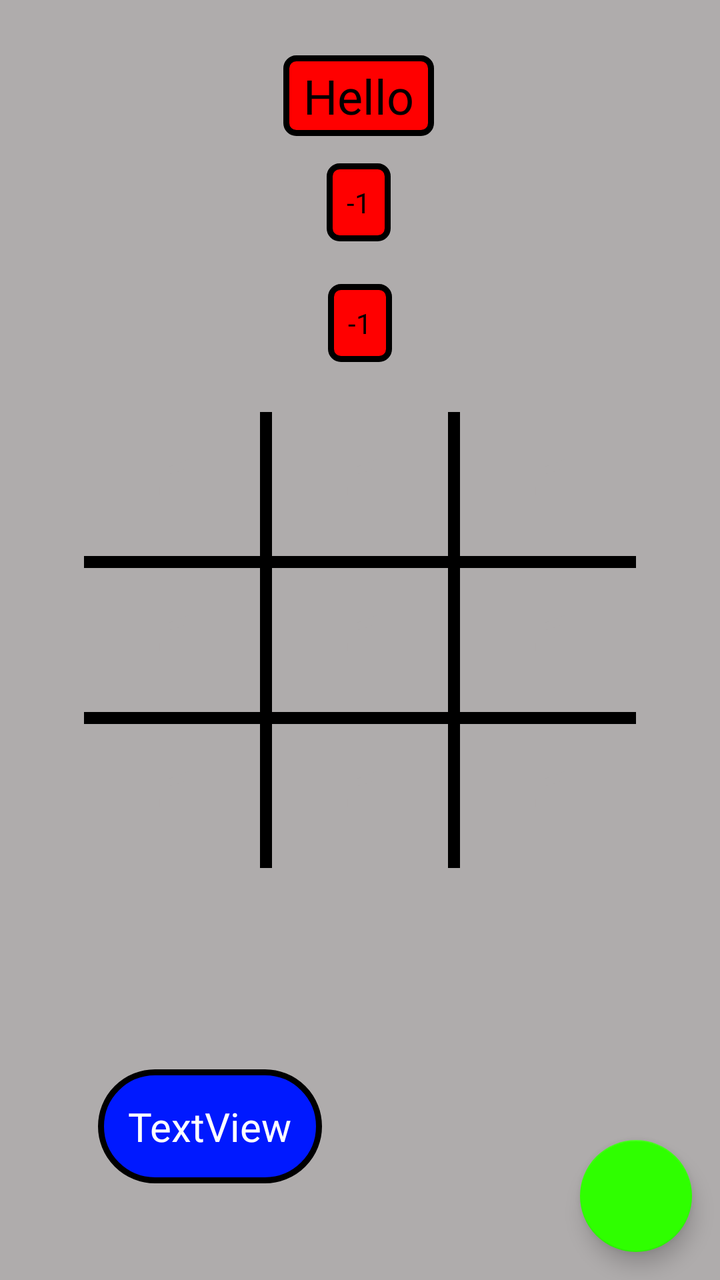
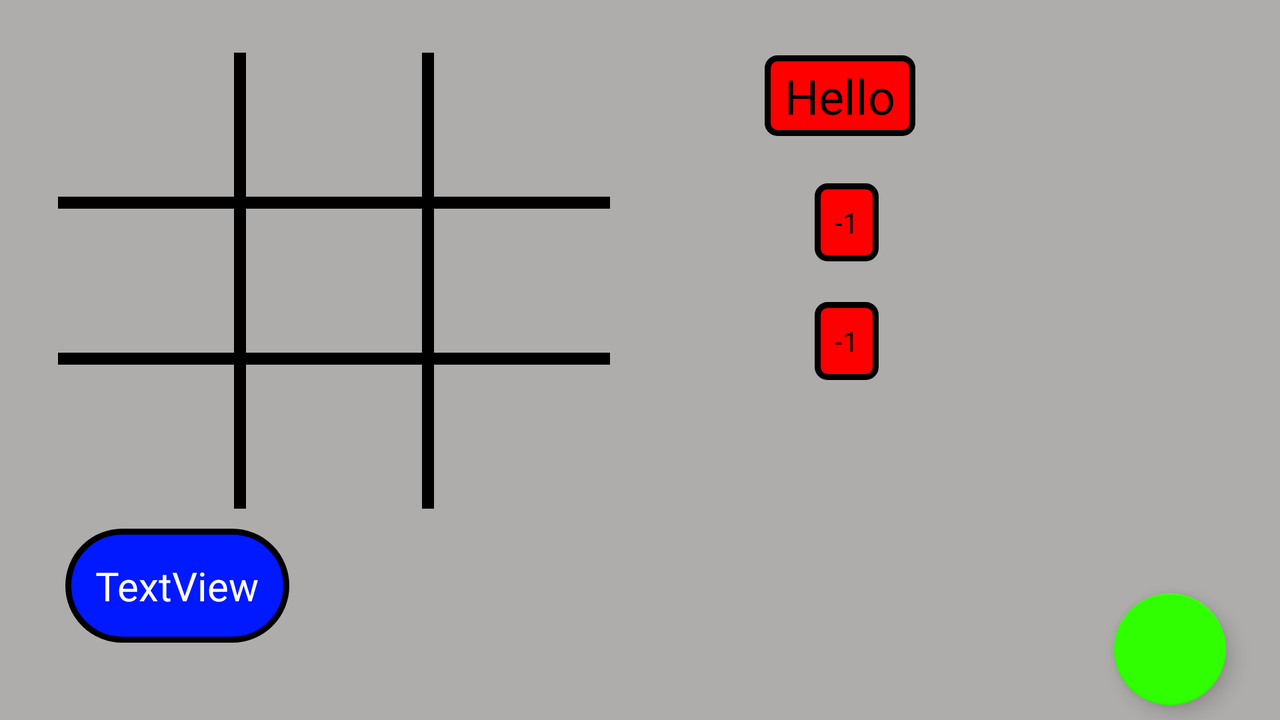

One screen, two layout resources from the same app: the default and the repository's alternative for another configuration. Each is rendered where Android would select it; the XML of both is given below.
<!-- AndroidManifest.xml: application theme Theme.TicTacToe -->
<!-- res/layout/activity_game_activity_nobot.xml -->
<?xml version="1.0" encoding="utf-8"?>
<android.support.constraint.ConstraintLayout xmlns:android="http://schemas.android.com/apk/res/android"
    xmlns:app="http://schemas.android.com/apk/res-auto"
    xmlns:tools="http://schemas.android.com/tools"
    android:layout_width="match_parent"
    android:layout_height="match_parent"
    android:background="@color/background"
    tools:context=".GameActivityNoBot">

    <TextView
        android:id="@+id/turnText"
        android:layout_width="wrap_content"
        android:layout_height="wrap_content"
        android:background="@drawable/commands"
        android:fontFamily="@font/architects_daughter"
        android:gravity="center"
        android:paddingLeft="10dp"
        android:paddingTop="4dp"
        android:paddingRight="10dp"
        android:paddingBottom="4dp"
        android:textColor="#000000"
        android:textSize="24sp"
        app:layout_constraintBottom_toBottomOf="parent"
        app:layout_constraintEnd_toEndOf="parent"
        app:layout_constraintHorizontal_bias="0.498"
        app:layout_constraintStart_toStartOf="parent"
        app:layout_constraintTop_toTopOf="parent"
        app:layout_constraintVertical_bias="0.046"
        tools:text="Hello" />

    <LinearLayout
        android:id="@+id/grid"
        android:layout_width="wrap_content"
        android:layout_height="wrap_content"
        android:background="@color/black"
        android:orientation="vertical"
        app:layout_constraintBottom_toBottomOf="parent"
        app:layout_constraintEnd_toEndOf="parent"
        app:layout_constraintStart_toStartOf="parent"
        app:layout_constraintTop_toTopOf="parent">

        <LinearLayout
            android:id="@+id/layer1"
            android:layout_width="match_parent"
            android:layout_height="match_parent"
            android:orientation="horizontal">

            <Button
                android:id="@+id/button00"
                android:layout_width="wrap_content"
                android:layout_height="72dp"
                android:layout_marginEnd="3dp"
                android:layout_marginRight="3dp"
                android:layout_marginBottom="3dp"
                android:layout_weight="1"
                android:background="@color/boxes"
                android:text="@string/garbage"
                android:textColor="@color/background"
                android:textSize="40sp" />

            <Button
                android:id="@+id/button01"
                android:layout_width="wrap_content"
                android:layout_height="72dp"
                android:layout_marginStart="3dp"
                android:layout_marginLeft="3dp"
                android:layout_marginEnd="3dp"
                android:layout_marginRight="3dp"
                android:layout_marginBottom="3dp"
                android:layout_weight="1"
                android:background="@color/boxes"
                android:text="@string/garbage"
                android:textColor="@color/background"
                android:textSize="40sp" />

            <Button
                android:id="@+id/button02"
                android:layout_width="wrap_content"
                android:layout_height="72dp"
                android:layout_marginStart="3dp"
                android:layout_marginLeft="3dp"
                android:layout_marginBottom="3dp"
                android:layout_weight="1"
                android:background="@color/boxes"
                android:text="@string/garbage"
                android:textColor="@color/background"
                android:textSize="40sp" />

        </LinearLayout>

        <LinearLayout
            android:id="@+id/layer2"
            android:layout_width="match_parent"
            android:layout_height="match_parent"
            android:orientation="horizontal">

            <Button
                android:id="@+id/button10"
                android:layout_width="wrap_content"
                android:layout_height="match_parent"
                android:layout_marginTop="3dp"
                android:layout_marginEnd="3dp"
                android:layout_marginRight="3dp"
                android:layout_marginBottom="3dp"
                android:layout_weight="1"
                android:background="@color/boxes"
                android:text="@string/garbage"
                android:textColor="@color/background"
                android:textSize="40sp" />

            <Button
                android:id="@+id/button11"
                android:layout_width="wrap_content"
                android:layout_height="72dp"
                android:layout_margin="3dp"
                android:layout_weight="1"
                android:background="@color/boxes"
                android:text="@string/garbage"
                android:textColor="@color/background"
                android:textSize="40sp" />

            <Button
                android:id="@+id/button12"
                android:layout_width="wrap_content"
                android:layout_height="72dp"
                android:layout_marginStart="3dp"
                android:layout_marginLeft="3dp"
                android:layout_marginTop="3dp"
                android:layout_marginBottom="3dp"
                android:layout_weight="1"
                android:background="@color/boxes"
                android:text="@string/garbage"
                android:textColor="@color/background"
                android:textSize="40sp" />
        </LinearLayout>

        <LinearLayout
            android:id="@+id/layer3"
            android:layout_width="match_parent"
            android:layout_height="match_parent"
            android:orientation="horizontal">

            <Button
                android:id="@+id/button20"
                android:layout_width="wrap_content"
                android:layout_height="72dp"
                android:layout_marginTop="3dp"
                android:layout_marginEnd="3dp"
                android:layout_marginRight="3dp"
                android:layout_weight="1"
                android:background="@color/boxes"
                android:text="@string/garbage"
                android:textColor="@color/background"
                android:textSize="40sp" />

            <Button
                android:id="@+id/button21"
                android:layout_width="wrap_content"
                android:layout_height="72dp"
                android:layout_marginStart="3dp"
                android:layout_marginLeft="3dp"
                android:layout_marginTop="3dp"
                android:layout_marginEnd="3dp"
                android:layout_marginRight="3dp"
                android:layout_weight="1"
                android:background="@color/boxes"
                android:text="@string/garbage"
                android:textColor="@color/background"
                android:textSize="40sp" />

            <Button
                android:id="@+id/button22"
                android:layout_width="wrap_content"
                android:layout_height="72dp"
                android:layout_marginStart="3dp"
                android:layout_marginLeft="3dp"
                android:layout_marginTop="3dp"
                android:layout_weight="1"
                android:background="@color/boxes"
                android:text="@string/garbage"
                android:textColor="@color/background"
                android:textSize="40sp" />
        </LinearLayout>
    </LinearLayout>

    <Button
        android:id="@+id/restartButton"
        android:layout_width="wrap_content"
        android:layout_height="wrap_content"
        android:background="@drawable/orange_button"
        android:text="@string/Restart"
        android:visibility="invisible"
        app:layout_constraintBottom_toBottomOf="parent"
        app:layout_constraintEnd_toEndOf="parent"
        app:layout_constraintHorizontal_bias="0.718"
        app:layout_constraintStart_toStartOf="parent"
        app:layout_constraintTop_toTopOf="parent"
        app:layout_constraintVertical_bias="0.767" />

    <CheckBox
        android:id="@+id/checkBox"
        android:layout_width="wrap_content"
        android:layout_height="wrap_content"
        android:text="@string/SameNames"
        android:visibility="invisible"
        app:layout_constraintBottom_toBottomOf="@+id/restartButton"
        app:layout_constraintEnd_toEndOf="parent"
        app:layout_constraintHorizontal_bias="0.22"
        app:layout_constraintStart_toStartOf="parent"
        app:layout_constraintTop_toTopOf="@+id/restartButton" />

    <android.support.design.widget.FloatingActionButton
        android:id="@+id/floatingActionButton"
        android:layout_width="wrap_content"
        android:layout_height="wrap_content"
        android:clickable="true"
        android:contentDescription="@string/Restart"
        android:focusable="true"
        app:backgroundTint="#2FFF00"
        app:layout_constraintBottom_toBottomOf="parent"
        app:layout_constraintEnd_toEndOf="parent"
        app:layout_constraintHorizontal_bias="0.954"
        app:layout_constraintStart_toStartOf="parent"
        app:layout_constraintTop_toTopOf="parent"
        app:layout_constraintVertical_bias="0.976"
        app:srcCompat="@drawable/outline_restart_alt_white_24" />

    <TextView
        android:id="@+id/p1text"
        android:layout_width="wrap_content"
        android:layout_height="wrap_content"
        android:background="@drawable/commands"
        android:fontFamily="@font/aclonica"
        android:gravity="center"
        android:padding="10dp"
        android:text="@string/garbage"
        android:textColor="#000000"
        app:layout_constraintBottom_toBottomOf="parent"
        app:layout_constraintEnd_toEndOf="parent"
        app:layout_constraintHorizontal_bias="0.498"
        app:layout_constraintStart_toStartOf="parent"
        app:layout_constraintTop_toTopOf="parent"
        app:layout_constraintVertical_bias="0.136" />

    <TextView
        android:id="@+id/p2text"
        android:layout_width="wrap_content"
        android:layout_height="wrap_content"
        android:background="@drawable/commands"
        android:fontFamily="@font/aclonica"
        android:gravity="center"
        android:padding="10dp"
        android:text="@string/garbage"
        android:textColor="#000000"
        app:layout_constraintBottom_toBottomOf="parent"
        app:layout_constraintEnd_toEndOf="parent"
        app:layout_constraintStart_toStartOf="parent"
        app:layout_constraintTop_toTopOf="parent"
        app:layout_constraintVertical_bias="0.236" />

    <TextView
        android:id="@+id/Result"
        android:layout_width="wrap_content"
        android:layout_height="wrap_content"
        android:background="@drawable/blue_button"
        android:fontFamily="@font/audiowide"
        android:gravity="left"
        android:padding="15dp"
        android:text="TextView"
        android:textColor="#FFFFFF"
        android:textSize="20sp"
        app:layout_constraintBottom_toBottomOf="parent"
        app:layout_constraintEnd_toEndOf="parent"
        app:layout_constraintHorizontal_bias="0.198"
        app:layout_constraintStart_toStartOf="parent"
        app:layout_constraintTop_toTopOf="parent"
        app:layout_constraintVertical_bias="0.917" />

</android.support.constraint.ConstraintLayout>
<!-- resources referenced by this layout -->
<resources>
  <color name="background">#AFACAC</color>
  <color name="black">#FF000000</color>
  <color name="boxes">#AFACAC</color>
  <!-- drawable blue_button (drawable) -->
  <?xml version="1.0" encoding="utf-8"?>
  <selector xmlns:android="http://schemas.android.com/apk/res/android">
      <item>
          <shape android:shape="rectangle">
              <solid android:color="#0019FF"/>
              <corners android:radius="75dp"/>
              <stroke android:color="@color/black" android:width="3dp"/>
          </shape>
      </item>
  </selector>
  <!-- drawable commands (drawable) -->
  <?xml version="1.0" encoding="utf-8"?>
  <selector xmlns:android="http://schemas.android.com/apk/res/android">
      <item>
          <shape android:shape="rectangle">
              <solid android:color="#FF0000"/>
              <corners android:radius="5dp"/>
              <stroke android:color="@color/black" android:width="3dp"/>
          </shape>
      </item>
  </selector>
  <!-- drawable orange_button (drawable) -->
  <?xml version="1.0" encoding="utf-8"?>
  <selector xmlns:android="http://schemas.android.com/apk/res/android">
      <item>
          <shape android:shape="rectangle">
              <solid android:color="#FF6600"/>
              <corners android:radius="5dp"/>
              <stroke android:color="@color/black" android:width="3dp"/>
          </shape>
      </item>
  </selector>
  <string name="Restart">Restart</string>
  <string name="SameNames">Change Names?</string>
  <string name="garbage">-1</string>
  <style name="Theme.TicTacToe" parent="Theme.AppCompat.Light.DarkActionBar">
          
          <item name="colorPrimary">#0019FF</item>
          <item name="colorPrimaryDark">@color/purple_700</item>
          <item name="colorAccent">@color/teal_200</item>
          
      </style>
  <color name="purple_700">#FF3700B3</color>
  <color name="teal_200">#FF03DAC5</color>
</resources>
<!-- res/layout-land/activity_game_activity_nobot.xml (the repository's variant of the layout above) -->
<!-- drawn on the phone turned sideways -->
<?xml version="1.0" encoding="utf-8"?>
<android.support.constraint.ConstraintLayout xmlns:android="http://schemas.android.com/apk/res/android"
    xmlns:app="http://schemas.android.com/apk/res-auto"
    xmlns:tools="http://schemas.android.com/tools"
    android:layout_width="match_parent"
    android:layout_height="match_parent"
    android:background="@color/background"
    tools:context=".GameActivityNoBot">

    <TextView
        android:id="@+id/turnText"
        android:layout_width="wrap_content"
        android:layout_height="wrap_content"
        android:background="@drawable/commands"
        android:fontFamily="@font/architects_daughter"
        android:gravity="center"
        android:paddingLeft="10dp"
        android:paddingTop="4dp"
        android:paddingRight="10dp"
        android:paddingBottom="4dp"
        android:textColor="#000000"
        android:textSize="24sp"
        app:layout_constraintBottom_toBottomOf="parent"
        app:layout_constraintEnd_toEndOf="parent"
        app:layout_constraintHorizontal_bias="0.677"
        app:layout_constraintStart_toStartOf="parent"
        app:layout_constraintTop_toTopOf="parent"
        app:layout_constraintVertical_bias="0.087"
        tools:text="Hello" />

    <LinearLayout
        android:id="@+id/grid"
        android:layout_width="wrap_content"
        android:layout_height="wrap_content"
        android:background="@color/black"
        android:orientation="vertical"
        app:layout_constraintBottom_toBottomOf="parent"
        app:layout_constraintEnd_toEndOf="parent"
        app:layout_constraintHorizontal_bias="0.08"
        app:layout_constraintStart_toStartOf="parent"
        app:layout_constraintTop_toTopOf="parent"
        app:layout_constraintVertical_bias="0.19999999">

        <LinearLayout
            android:id="@+id/layer1"
            android:layout_width="match_parent"
            android:layout_height="match_parent"
            android:orientation="horizontal">

            <Button
                android:id="@+id/button00"
                android:layout_width="wrap_content"
                android:layout_height="72dp"
                android:layout_marginEnd="3dp"
                android:layout_marginRight="3dp"
                android:layout_marginBottom="3dp"
                android:layout_weight="1"
                android:background="@color/boxes"
                android:text="@string/garbage"
                android:textColor="@color/background"
                android:textSize="40sp" />

            <Button
                android:id="@+id/button01"
                android:layout_width="wrap_content"
                android:layout_height="72dp"
                android:layout_marginStart="3dp"
                android:layout_marginLeft="3dp"
                android:layout_marginEnd="3dp"
                android:layout_marginRight="3dp"
                android:layout_marginBottom="3dp"
                android:layout_weight="1"
                android:background="@color/boxes"
                android:text="@string/garbage"
                android:textColor="@color/background"
                android:textSize="40sp" />

            <Button
                android:id="@+id/button02"
                android:layout_width="wrap_content"
                android:layout_height="72dp"
                android:layout_marginStart="3dp"
                android:layout_marginLeft="3dp"
                android:layout_marginBottom="3dp"
                android:layout_weight="1"
                android:background="@color/boxes"
                android:text="@string/garbage"
                android:textColor="@color/background"
                android:textSize="40sp" />

        </LinearLayout>

        <LinearLayout
            android:id="@+id/layer2"
            android:layout_width="match_parent"
            android:layout_height="match_parent"
            android:orientation="horizontal">

            <Button
                android:id="@+id/button10"
                android:layout_width="wrap_content"
                android:layout_height="match_parent"
                android:layout_marginTop="3dp"
                android:layout_marginEnd="3dp"
                android:layout_marginRight="3dp"
                android:layout_marginBottom="3dp"
                android:layout_weight="1"
                android:background="@color/boxes"
                android:text="@string/garbage"
                android:textColor="@color/background"
                android:textSize="40sp" />

            <Button
                android:id="@+id/button11"
                android:layout_width="wrap_content"
                android:layout_height="72dp"
                android:layout_margin="3dp"
                android:layout_weight="1"
                android:background="@color/boxes"
                android:text="@string/garbage"
                android:textColor="@color/background"
                android:textSize="40sp" />

            <Button
                android:id="@+id/button12"
                android:layout_width="wrap_content"
                android:layout_height="72dp"
                android:layout_marginStart="3dp"
                android:layout_marginLeft="3dp"
                android:layout_marginTop="3dp"
                android:layout_marginBottom="3dp"
                android:layout_weight="1"
                android:background="@color/boxes"
                android:text="@string/garbage"
                android:textColor="@color/background"
                android:textSize="40sp" />
        </LinearLayout>

        <LinearLayout
            android:id="@+id/layer3"
            android:layout_width="match_parent"
            android:layout_height="match_parent"
            android:orientation="horizontal">

            <Button
                android:id="@+id/button20"
                android:layout_width="wrap_content"
                android:layout_height="72dp"
                android:layout_marginTop="3dp"
                android:layout_marginEnd="3dp"
                android:layout_marginRight="3dp"
                android:layout_weight="1"
                android:background="@color/boxes"
                android:text="@string/garbage"
                android:textColor="@color/background"
                android:textSize="40sp" />

            <Button
                android:id="@+id/button21"
                android:layout_width="wrap_content"
                android:layout_height="72dp"
                android:layout_marginStart="3dp"
                android:layout_marginLeft="3dp"
                android:layout_marginTop="3dp"
                android:layout_marginEnd="3dp"
                android:layout_marginRight="3dp"
                android:layout_weight="1"
                android:background="@color/boxes"
                android:text="@string/garbage"
                android:textColor="@color/background"
                android:textSize="40sp" />

            <Button
                android:id="@+id/button22"
                android:layout_width="wrap_content"
                android:layout_height="72dp"
                android:layout_marginStart="3dp"
                android:layout_marginLeft="3dp"
                android:layout_marginTop="3dp"
                android:layout_weight="1"
                android:background="@color/boxes"
                android:text="@string/garbage"
                android:textColor="@color/background"
                android:textSize="40sp" />
        </LinearLayout>
    </LinearLayout>

    <Button
        android:id="@+id/restartButton"
        android:layout_width="wrap_content"
        android:layout_height="wrap_content"
        android:background="@drawable/orange_button"
        android:text="@string/Restart"
        android:visibility="invisible"
        app:layout_constraintBottom_toBottomOf="parent"
        app:layout_constraintEnd_toEndOf="parent"
        app:layout_constraintHorizontal_bias="0.687"
        app:layout_constraintStart_toStartOf="parent"
        app:layout_constraintTop_toTopOf="parent"
        app:layout_constraintVertical_bias="0.876" />

    <CheckBox
        android:id="@+id/checkBox"
        android:layout_width="wrap_content"
        android:layout_height="wrap_content"
        android:text="@string/SameNames"
        android:visibility="invisible"
        app:layout_constraintBottom_toTopOf="@+id/restartButton"
        app:layout_constraintEnd_toEndOf="@+id/restartButton"
        app:layout_constraintHorizontal_bias="0.521"
        app:layout_constraintStart_toStartOf="@+id/restartButton"
        app:layout_constraintTop_toTopOf="parent"
        app:layout_constraintVertical_bias="0.905" />

    <android.support.design.widget.FloatingActionButton
        android:id="@+id/floatingActionButton"
        android:layout_width="wrap_content"
        android:layout_height="wrap_content"
        android:clickable="true"
        android:contentDescription="@string/Restart"
        android:focusable="true"
        app:backgroundTint="#2FFF00"
        app:layout_constraintBottom_toBottomOf="parent"
        app:layout_constraintEnd_toEndOf="parent"
        app:layout_constraintHorizontal_bias="0.954"
        app:layout_constraintStart_toStartOf="parent"
        app:layout_constraintTop_toTopOf="parent"
        app:layout_constraintVertical_bias="0.976"
        app:srcCompat="@drawable/outline_restart_alt_white_24" />

    <TextView
        android:id="@+id/p1text"
        android:layout_width="wrap_content"
        android:layout_height="wrap_content"
        android:background="@drawable/commands"
        android:fontFamily="@font/aclonica"
        android:gravity="center"
        android:padding="10dp"
        android:text="@string/garbage"
        android:textColor="#000000"
        app:layout_constraintBottom_toBottomOf="parent"
        app:layout_constraintEnd_toEndOf="parent"
        app:layout_constraintHorizontal_bias="0.67"
        app:layout_constraintStart_toStartOf="parent"
        app:layout_constraintTop_toTopOf="parent"
        app:layout_constraintVertical_bias="0.286" />

    <TextView
        android:id="@+id/p2text"
        android:layout_width="wrap_content"
        android:layout_height="wrap_content"
        android:background="@drawable/commands"
        android:fontFamily="@font/aclonica"
        android:gravity="center"
        android:padding="10dp"
        android:text="@string/garbage"
        android:textColor="#000000"
        app:layout_constraintBottom_toBottomOf="parent"
        app:layout_constraintEnd_toEndOf="parent"
        app:layout_constraintHorizontal_bias="0.67"
        app:layout_constraintStart_toStartOf="parent"
        app:layout_constraintTop_toTopOf="parent"
        app:layout_constraintVertical_bias="0.47" />

    <TextView
        android:id="@+id/Result"
        android:layout_width="wrap_content"
        android:layout_height="wrap_content"
        android:background="@drawable/blue_button"
        android:fontFamily="@font/audiowide"
        android:gravity="left"
        android:padding="15dp"
        android:text="TextView"
        android:textColor="#FFFFFF"
        android:textSize="20sp"
        app:layout_constraintBottom_toBottomOf="parent"
        app:layout_constraintEnd_toEndOf="parent"
        app:layout_constraintHorizontal_bias="0.062"
        app:layout_constraintStart_toStartOf="parent"
        app:layout_constraintTop_toTopOf="parent"
        app:layout_constraintVertical_bias="0.872" />

</android.support.constraint.ConstraintLayout>
